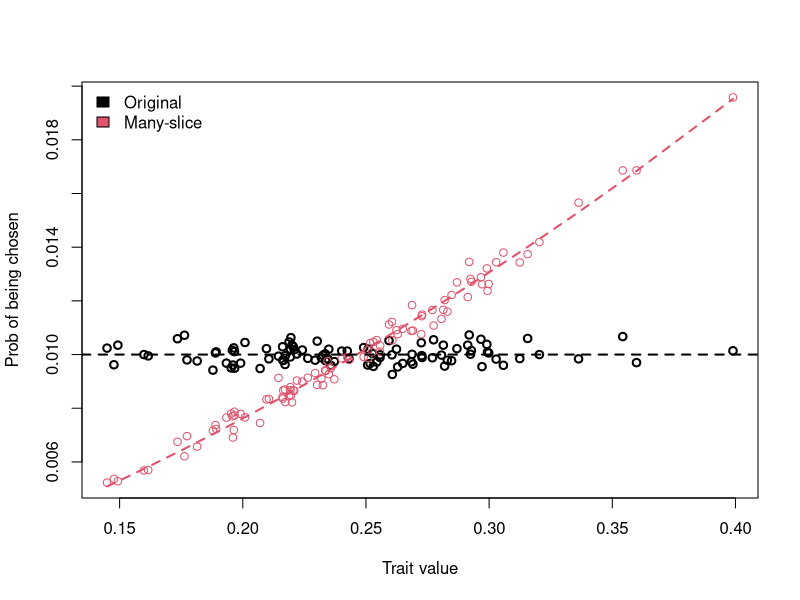
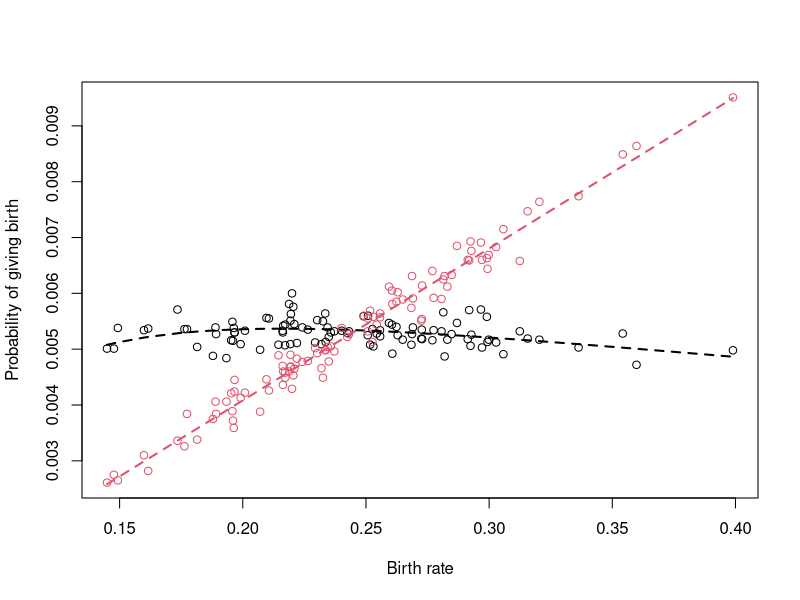
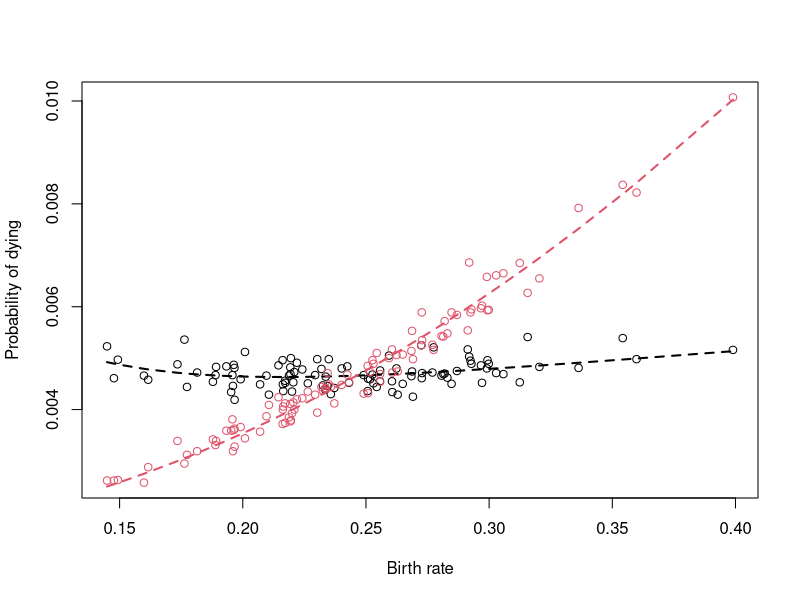
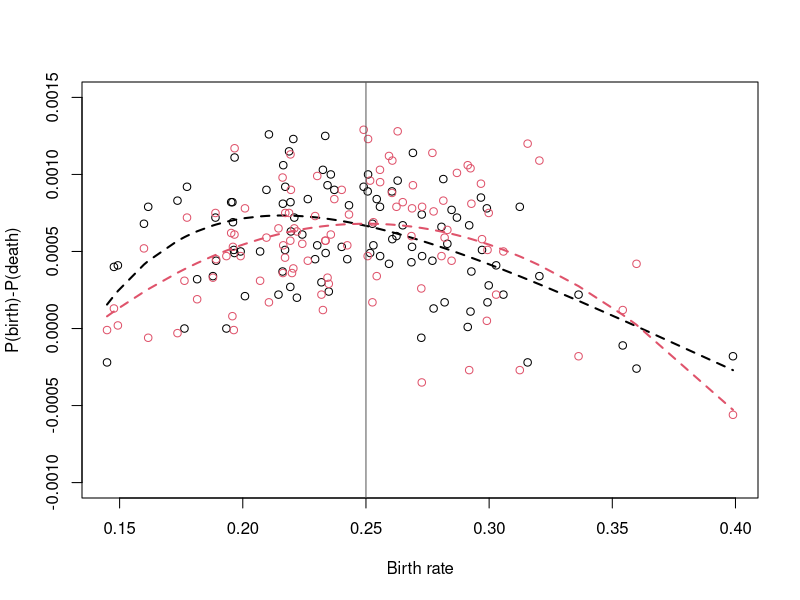
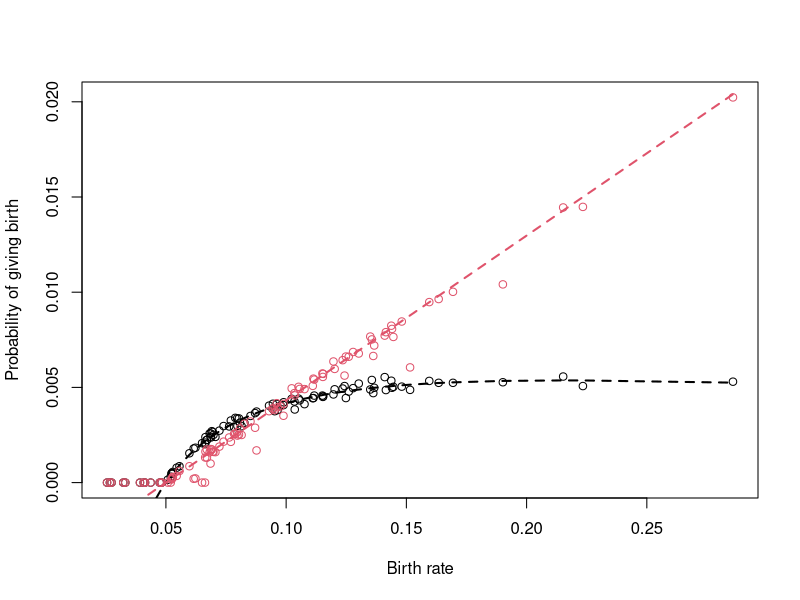
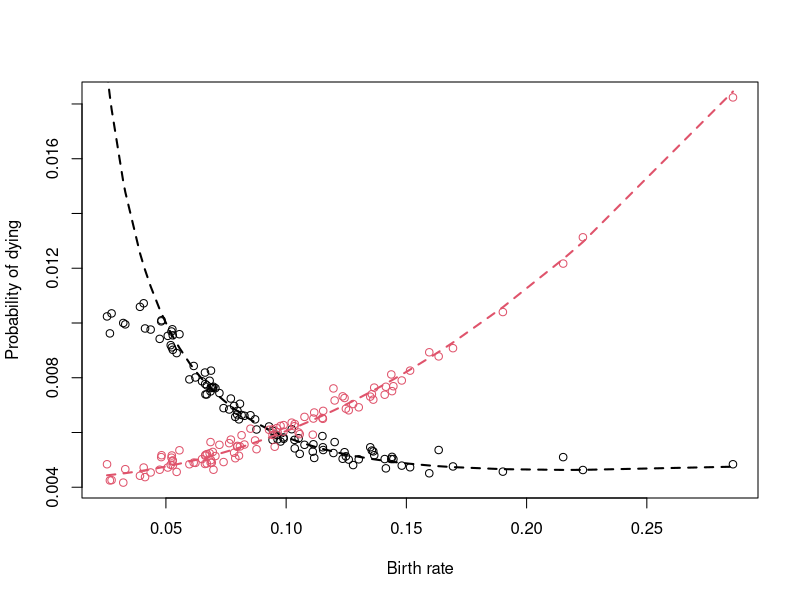
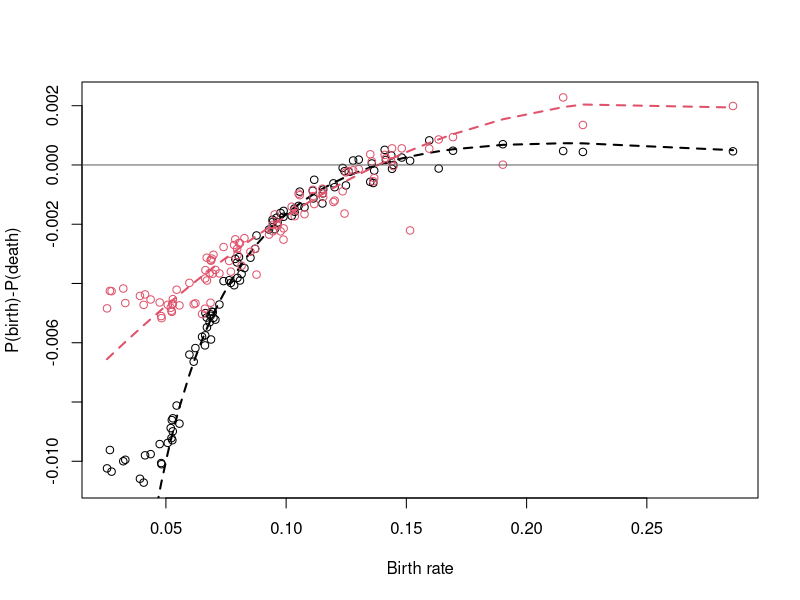
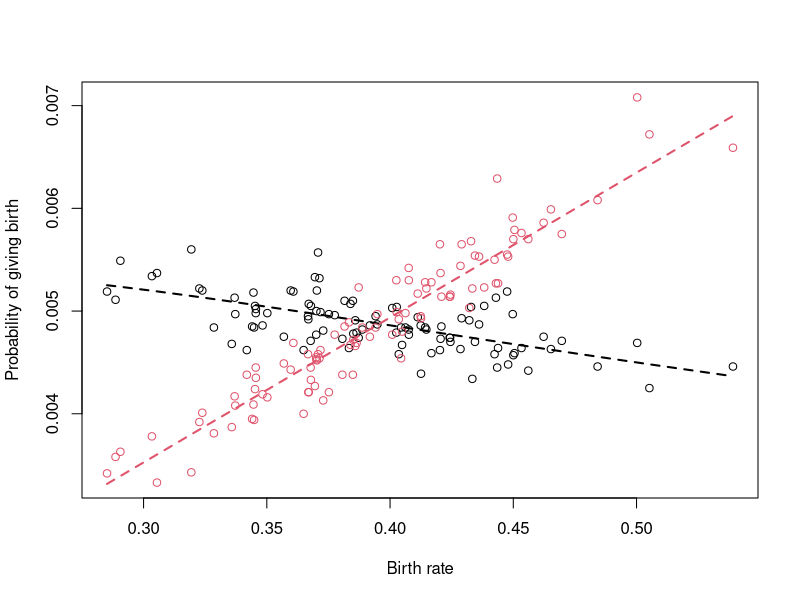

The R script that drew these images, in order:
## ---- chunk 1
knitr::opts_chunk$set(echo = TRUE)
library(tidyverse)
## ---- chunk 2

pick_individuals <- function(N0, traitmean, traitsd) {
  mu <- log(traitmean^2 / sqrt(traitsd^2+traitmean^2))
  sigma <- sqrt(log(traitsd^2/traitmean^2 + 1))
  ## record this initial distribution in the output
  return(rlnorm(N0, meanlog=mu, sdlog=sigma))
}

## generate many different individuals
set.seed(10010)
b <- pick_individuals(100, 0.25, 0.05)

## simulate the choosing of individuals and events under both GEM formulations many, many times and confirm that the probabilities of any individual being chosen match the expectation derived above
s <- 2
bs <- ds <- 5e-4
data.frame(ind=sample(1:length(b), 1e5, replace=TRUE), ## pick individuals at random
           rand=runif(1e5), ## draw a random number
           birth=rep(0,1e5),
           death=rep(0,1e5)) %>% 
  mutate(birth=ifelse(rand > (b[ind]-bs*length(b))/(b[ind]-bs*length(b)+s*b[ind]^2+ds*length(b)), 0, 1), ## compare the random number to the relative rate of birth
         death=ifelse(birth==0,1,0)) -> events
  
## Alternative GEM
events2 <- array(NA, dim=c(1e5,3))
## create the "wheel" of fortune cumsum'ing all of the individual per-capita rates
brates <- b-bs*length(b)
drates <- s*b^2+ds*length(b)
rates <- c(brates, drates)
wheel <- cumsum(rates)/sum(rates)
for (i in 1:1e5) {
  ## choose an individual and event at random
  rand <- runif(1)
  ## who does the event happen to?
  ind <- ifelse(min(which(rand < wheel)) <= length(b),
                min(which(rand < wheel)),
                min(which(rand < wheel))-length(b))
  ## which event happens?
  birth <- death <- 0
  if (rand <= sum(brates)/sum(rates))
    birth <- 1
  else death <- 1
  events2[i,] <- c(ind,birth,death)
}
events2 <- as.data.frame(events2)
colnames(events2) <- c("ind","birth","death")

## ---- chunk 3
## what is the probability of being chosen to play, given the individual's trait, for each GEM formulation?
s <- 2
bs <- ds <- 5e-4
plot(sort(b), as.numeric(table(events[,1])[order(b)])/1e5, ylim=range(table(events2[,1]))/1e5, lwd=2, xlab="Trait value", ylab="Prob of being chosen")
points(sort(b), as.numeric(table(events2[,1])[order(b)])/1e5, col=2)
## what is the expectation, based on the calculations above?
abline(h=1/100, lty=2, lwd=2)
lines(sort(b), (sort(b)-bs*length(b)+s*sort(b)^2+ds*length(b))/sum((sort(b)-bs*length(b)+s*sort(b)^2+ds*length(b))), lty=2, col=2, lwd=2)
legend(x='topleft',legend=c("Original","Many-slice"), fill=c(1,2),bty='n')
  
## ---- chunk 4
## what is the probability of giving birth or dying, given the individual's trait, for each GEM formulation?
library(tidyverse)
events %>% group_by(ind) %>% summarise(pbirth=sum(birth)/1e5, pdeath=sum(death)/1e5) %>% as.data.frame -> event_probs
events2 %>% group_by(ind) %>% summarise(pbirth=sum(birth)/1e5, pdeath=sum(death)/1e5) %>% as.data.frame -> event_probs2

## observed probabilities of giving birth in the original gem
plot(sort(b), event_probs[order(b),"pbirth"], ylim=range(event_probs2[order(b),"pbirth"]), xlab="Birth rate", ylab="Probability of giving birth")
## expected probability of giving birth, based on the above
lines(sort(b), (sort(b)-bs*length(b))/((sort(b)-bs*length(b)+s*sort(b)^2+ds*length(b))*length(b)), lwd=2, lty=2)
## observed probabilities of giving birth in the many-slice gem
points(sort(b), event_probs2[order(b),"pbirth"], col=2)
## expected probabilities 
lines(sort(b), (sort(b)-bs*length(b))/(sum(sort(b)-bs*length(b)+s*sort(b)^2+ds*length(b))), lwd=2, lty=2, col=2)

## observed probabilities of dying in the original gem
plot(sort(b), event_probs[order(b),"pdeath"], ylim=range(event_probs2[order(b),"pdeath"]), xlab="Birth rate", ylab="Probability of dying")
## expected probability of giving birth, based on the above
lines(sort(b), (s*sort(b)^2+ds*length(b))/((sort(b)-bs*length(b)+s*sort(b)^2+ds*length(b))*length(b)), lwd=2, lty=2)
## observed probabilities of giving birth in the many-slice gem
points(sort(b), event_probs2[order(b),"pdeath"], col=2)
## expected probabilities 
lines(sort(b), (s*sort(b)^2+ds*length(b))/(sum(sort(b)-bs*length(b)+s*sort(b)^2+ds*length(b))), lwd=2, lty=2, col=2)

## ---- chunk 5
mutate(event_probs, fitness=pbirth-pdeath) -> event_probs
mutate(event_probs2, fitness=pbirth-pdeath) -> event_probs2
## observed "fitness"
plot(sort(b), event_probs[order(b),"fitness"], ylim=c(-0.001,0.0015), xlab="Birth rate", ylab="P(birth)-P(death)")
## expected fitness
lines(sort(b), (sort(b)-bs*length(b)-(s*sort(b)^2+ds*length(b)))/((sort(b)-bs*length(b)+(s*sort(b)^2+ds*length(b)))*length(b)), lwd=2, lty=2)
points(sort(b), event_probs2[order(b),"fitness"], col=2)
lines(sort(b), (sort(b)-bs*length(b)-(s*sort(b)^2+ds*length(b)))/(sum(sort(b)-bs*length(b)+(s*sort(b)^2+ds*length(b)))), lwd=2, lty=2, col=2)
abline(v=0.25, col=gray(0.35))


## ---- chunk 6
## generate many different individuals
set.seed(10010)
b <- pick_individuals(100, 0.1, 0.05)

## fast version of generating the original GEM
data.frame(ind=sample(1:length(b), 1e5, replace=TRUE), ## pick individuals at random
           rand=runif(1e5), ## draw a random number
           birth=rep(0,1e5),
           death=rep(0,1e5)) %>% 
  mutate(birth=ifelse(rand > (b[ind]-bs*length(b))/(b[ind]-bs*length(b)+s*b[ind]^2+ds*length(b)), 0, 1), ## compare the random number to the relative rate of birth
         death=ifelse(birth==0,1,0)) -> events3

## Alternative GEM
events4 <- array(NA, dim=c(1e5,3))
## create the "wheel" of fortune cumsum'ing all of the individual per-capita rates
brates <- b-bs*length(b)
drates <- s*b^2+ds*length(b)
rates <- c(brates, drates)
wheel <- cumsum(rates)/sum(rates)
for (i in 1:1e5) {
  ## choose an individual and event at random
  rand <- runif(1)
  ## who does the event happen to?
  ind <- ifelse(min(which(rand < wheel)) <= length(b),
                min(which(rand < wheel)),
                min(which(rand < wheel))-length(b))
  ## which event happens?
  birth <- death <- 0
  if (rand <= sum(brates)/sum(rates))
    birth <- 1
  else death <- 1
  events4[i,] <- c(ind,birth,death)
}
events4 <- as.data.frame(events4)
colnames(events4) <- c("ind","birth","death")

## what is the probability of giving birth or dying, given the individual's trait, for each GEM formulation?
events3 %>% group_by(ind) %>% summarise(pbirth=sum(birth)/1e5, pdeath=sum(death)/1e5) %>% as.data.frame -> event_probs
events4 %>% group_by(ind) %>% summarise(pbirth=sum(birth)/1e5, pdeath=sum(death)/1e5) %>% as.data.frame -> event_probs2

## observed probabilities of giving birth in the original gem
plot(sort(b), event_probs[order(b),"pbirth"], ylim=range(event_probs2[order(b),"pbirth"]), xlab="Birth rate", ylab="Probability of giving birth")
## expected probability of giving birth, based on the above
lines(sort(b), (sort(b)-bs*length(b))/((sort(b)-bs*length(b)+s*sort(b)^2+ds*length(b))*length(b)), lwd=2, lty=2)
## observed probabilities of giving birth in the many-slice gem
points(sort(b), event_probs2[order(b),"pbirth"], col=2)
## expected probabilities 
lines(sort(b), (sort(b)-bs*length(b))/(sum(sort(b)-bs*length(b)+s*sort(b)^2+ds*length(b))), lwd=2, lty=2, col=2)

## observed probabilities of dying in the original gem
plot(sort(b), event_probs[order(b),"pdeath"], ylim=range(event_probs2[order(b),"pdeath"]), xlab="Birth rate", ylab="Probability of dying")
## expected probability of giving birth, based on the above
lines(sort(b), (s*sort(b)^2+ds*length(b))/((sort(b)-bs*length(b)+s*sort(b)^2+ds*length(b))*length(b)), lwd=2, lty=2)
## observed probabilities of giving birth in the many-slice gem
points(sort(b), event_probs2[order(b),"pdeath"], col=2)
## expected probabilities 
lines(sort(b), (s*sort(b)^2+ds*length(b))/(sum(sort(b)-bs*length(b)+s*sort(b)^2+ds*length(b))), lwd=2, lty=2, col=2)

mutate(event_probs, fitness=pbirth-pdeath) -> event_probs
mutate(event_probs2, fitness=pbirth-pdeath) -> event_probs2
## observed "fitness"
plot(sort(b), event_probs[order(b),"fitness"], xlab="Birth rate", ylab="P(birth)-P(death)", ylim=range(c(event_probs[,"fitness"],event_probs2[,"fitness"])))
## expected fitness
lines(sort(b), (sort(b)-bs*length(b)-(s*sort(b)^2+ds*length(b)))/((sort(b)-bs*length(b)+(s*sort(b)^2+ds*length(b)))*length(b)), lwd=2, lty=2)
points(sort(b), event_probs2[order(b),"fitness"], col=2)
lines(sort(b), (sort(b)-bs*length(b)-(s*sort(b)^2+ds*length(b)))/(sum(sort(b)-bs*length(b)+(s*sort(b)^2+ds*length(b)))), lwd=2, lty=2, col=2)
abline(h=0, col=gray(0.35))

## ---- chunk 7
## generate many different individuals
set.seed(10010)
b <- pick_individuals(100, 0.4, 0.05)

## fast version of generating the original GEM
data.frame(ind=sample(1:length(b), 1e5, replace=TRUE), ## pick individuals at random
           rand=runif(1e5), ## draw a random number
           birth=rep(0,1e5),
           death=rep(0,1e5)) %>% 
  mutate(birth=ifelse(rand > (b[ind]-bs*length(b))/(b[ind]-bs*length(b)+s*b[ind]^2+ds*length(b)), 0, 1), ## compare the random number to the relative rate of birth
         death=ifelse(birth==0,1,0)) -> events3

## Alternative GEM
events4 <- array(NA, dim=c(1e5,3))
## create the "wheel" of fortune cumsum'ing all of the individual per-capita rates
brates <- b-bs*length(b)
drates <- s*b^2+ds*length(b)
rates <- c(brates, drates)
wheel <- cumsum(rates)/sum(rates)
for (i in 1:1e5) {
  ## choose an individual and event at random
  rand <- runif(1)
  ## who does the event happen to?
  ind <- ifelse(min(which(rand < wheel)) <= length(b),
                min(which(rand < wheel)),
                min(which(rand < wheel))-length(b))
  ## which event happens?
  birth <- death <- 0
  if (rand <= sum(brates)/sum(rates))
    birth <- 1
  else death <- 1
  events4[i,] <- c(ind,birth,death)
}
events4 <- as.data.frame(events4)
colnames(events4) <- c("ind","birth","death")

## what is the probability of giving birth or dying, given the individual's trait, for each GEM formulation?
events3 %>% group_by(ind) %>% summarise(pbirth=sum(birth)/1e5, pdeath=sum(death)/1e5) %>% as.data.frame -> event_probs
events4 %>% group_by(ind) %>% summarise(pbirth=sum(birth)/1e5, pdeath=sum(death)/1e5) %>% as.data.frame -> event_probs2

## observed probabilities of giving birth in the original gem
plot(sort(b), event_probs[order(b),"pbirth"], ylim=range(event_probs2[order(b),"pbirth"]), xlab="Birth rate", ylab="Probability of giving birth")
## expected probability of giving birth, based on the above
lines(sort(b), (sort(b)-bs*length(b))/((sort(b)-bs*length(b)+s*sort(b)^2+ds*length(b))*length(b)), lwd=2, lty=2)
## observed probabilities of giving birth in the many-slice gem
points(sort(b), event_probs2[order(b),"pbirth"], col=2)
## expected probabilities 
lines(sort(b), (sort(b)-bs*length(b))/(sum(sort(b)-bs*length(b)+s*sort(b)^2+ds*length(b))), lwd=2, lty=2, col=2)

## observed probabilities of dying in the original gem
plot(sort(b), event_probs[order(b),"pdeath"], ylim=range(event_probs2[order(b),"pdeath"]), xlab="Birth rate", ylab="Probability of dying")
## expected probability of giving birth, based on the above
lines(sort(b), (s*sort(b)^2+ds*length(b))/((sort(b)-bs*length(b)+s*sort(b)^2+ds*length(b))*length(b)), lwd=2, lty=2)
## observed probabilities of giving birth in the many-slice gem
points(sort(b), event_probs2[order(b),"pdeath"], col=2)
## expected probabilities 
lines(sort(b), (s*sort(b)^2+ds*length(b))/(sum(sort(b)-bs*length(b)+s*sort(b)^2+ds*length(b))), lwd=2, lty=2, col=2)

mutate(event_probs, fitness=pbirth-pdeath) -> event_probs
mutate(event_probs2, fitness=pbirth-pdeath) -> event_probs2
## observed "fitness"
plot(sort(b), event_probs[order(b),"fitness"], xlab="Birth rate", ylab="P(birth)-P(death)", ylim=range(c(event_probs[,"fitness"],event_probs2[,"fitness"])))
## expected fitness
lines(sort(b), (sort(b)-bs*length(b)-(s*sort(b)^2+ds*length(b)))/((sort(b)-bs*length(b)+(s*sort(b)^2+ds*length(b)))*length(b)), lwd=2, lty=2)
points(sort(b), event_probs2[order(b),"fitness"], col=2)
lines(sort(b), (sort(b)-bs*length(b)-(s*sort(b)^2+ds*length(b)))/(sum(sort(b)-bs*length(b)+(s*sort(b)^2+ds*length(b)))), lwd=2, lty=2, col=2)

## ---- chunk 8

pick_individuals <- function(N0, traitmean, traitsd) {
  mu <- log(traitmean^2 / sqrt(traitsd^2+traitmean^2))
  sigma <- sqrt(log(traitsd^2/traitmean^2 + 1))
  ## record this initial distribution in the output
  return(rlnorm(N0, meanlog=mu, sdlog=sigma))
}

## generate many different individuals
set.seed(10010)
b <- pick_individuals(100, 0.25, 0.05)

## simulate the choosing of individuals and events under both GEM formulations many, many times and confirm that the probabilities of any individual being chosen match the expectation derived above
s <- 2
bs <- ds <- 5e-4
data.frame(ind=sample(1:length(b), 1e5, replace=TRUE), ## pick individuals at random
           rand=runif(1e5), ## draw a random number
           birth=rep(0,1e5),
           death=rep(0,1e5)) %>% 
  mutate(birth=ifelse(rand > (b[ind]-bs*length(b))/(b[ind]-bs*length(b)+s*b[ind]^2+ds*length(b)), 0, 1), ## compare the random number to the relative rate of birth
         death=ifelse(birth==0,1,0)) -> events
  
## Alternative GEM
events2 <- array(NA, dim=c(1e5,3))
## create the "wheel" of fortune cumsum'ing all of the individual per-capita rates
brates <- b-bs*length(b)
drates <- s*b^2+ds*length(b)
rates <- c(brates, drates)
wheel <- cumsum(rates)/sum(rates)
for (i in 1:1e5) {
  ## choose an individual and event at random
  rand <- runif(1)
  ## who does the event happen to?
  ind <- ifelse(min(which(rand < wheel)) <= length(b),
                min(which(rand < wheel)),
                min(which(rand < wheel))-length(b))
  ## which event happens?
  birth <- death <- 0
  if (rand <= sum(brates)/sum(rates))
    birth <- 1
  else death <- 1
  events2[i,] <- c(ind,birth,death)
}
events2 <- as.data.frame(events2)
colnames(events2) <- c("ind","birth","death")

## what is the average birth rate under the two simulations?
nbirths_orig <- sum(events$birth)



